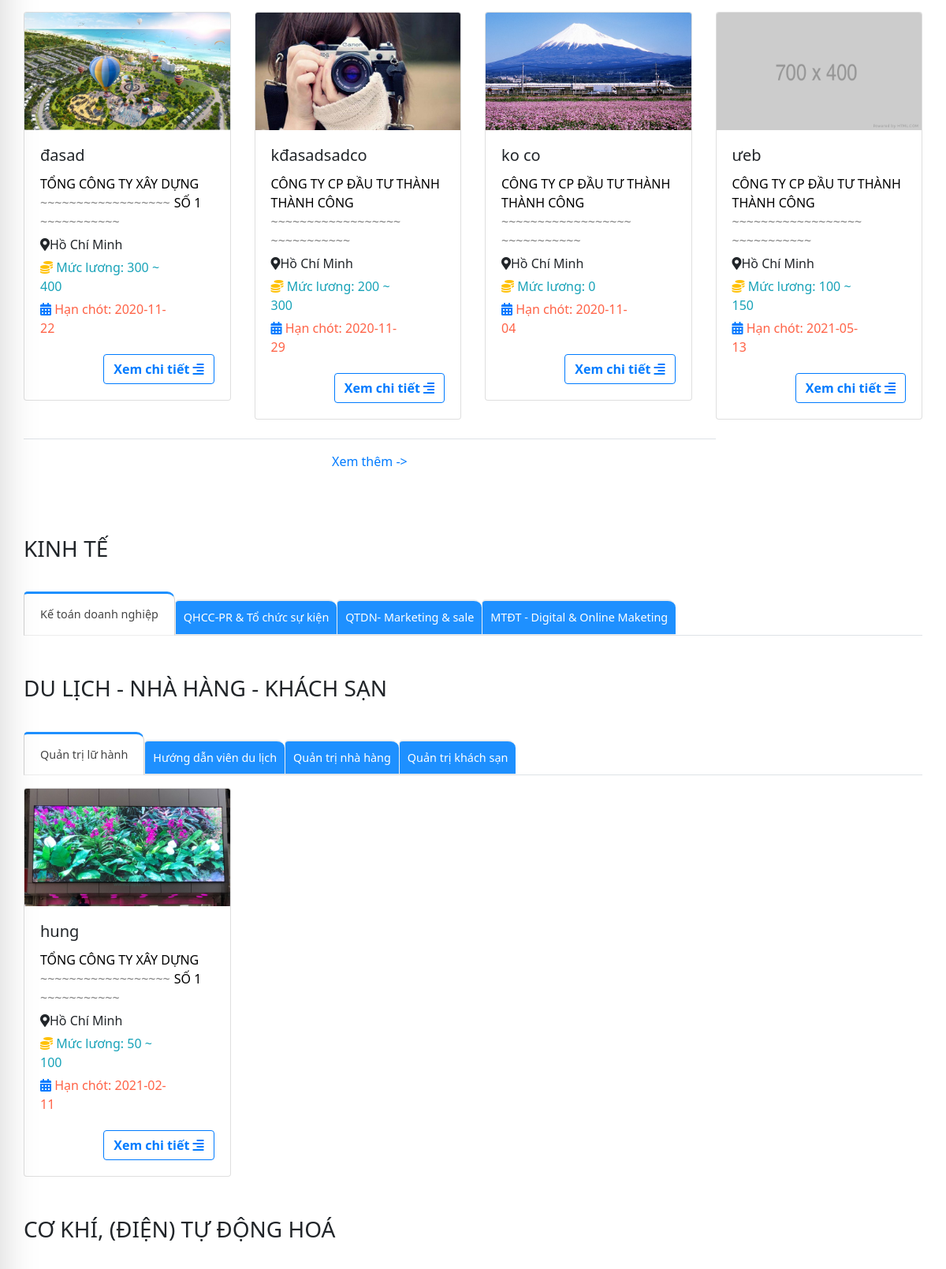
/site/index.php (middle part), run on an earlier commit of the app's database.
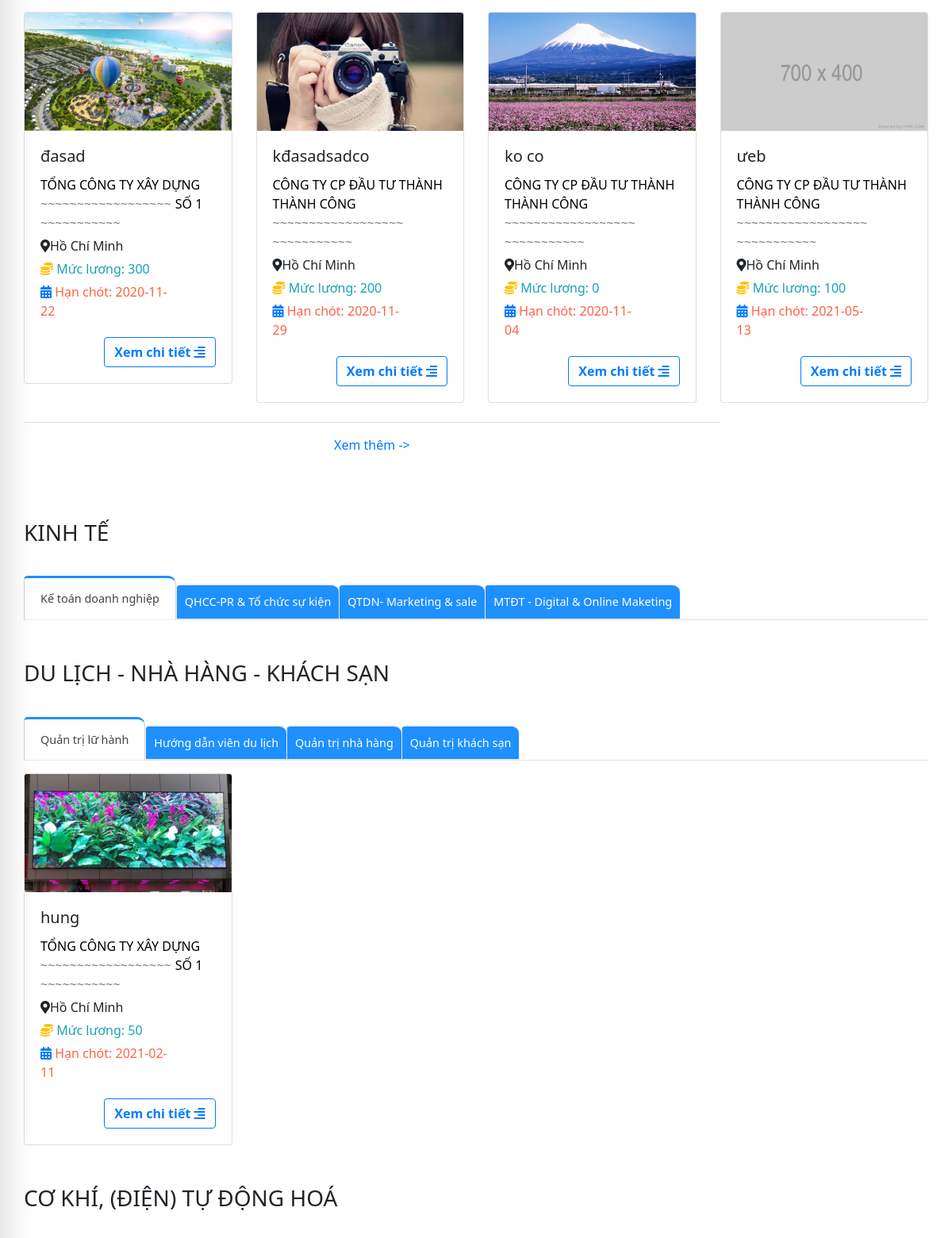
And on a later commit of the database.
### tables this page shows
CREATE TABLE `dang_tuyen` (
  `id_dt` int(11) NOT NULL,
  `anh` varchar(200) DEFAULT NULL,
  `tieu_de` varchar(100) NOT NULL,
  `noi_dung` varchar(1000) NOT NULL,
  `yeu_cau` varchar(1000) NOT NULL,
  `sl_sv_can` int(11) NOT NULL,
  `sl_sv_dk` int(11) NOT NULL,
  `thoi_gian` date DEFAULT NULL,
  `vi_tri` varchar(200) DEFAULT NULL,
  `luong` int(12) NOT NULL,
  `id_dn` int(11) NOT NULL,
  `id_nganh` int(11) NOT NULL,
  `trang_thai` tinyint(4) NOT NULL COMMENT '0 chua duyet 1 da duyet',
  `an_hien` tinyint(1) NOT NULL
);

CREATE TABLE `doanh_nghiep` (
  `id_dn` int(11) NOT NULL,
  `id_user` int(12) NOT NULL,
  `ten_dn` varchar(100) NOT NULL,
  `anh` varchar(200) DEFAULT NULL,
  `dia_chi` varchar(100) NOT NULL,
  `sdt` int(11) NOT NULL,
  `an_hien` tinyint(1) DEFAULT 1,
  `stt` int(3) NOT NULL
);

CREATE TABLE `nhom_nganh` (
  `id_nn` int(11) NOT NULL,
  `ten_nn` varchar(100) NOT NULL,
  `an_hien` tinyint(1) DEFAULT NULL
);

CREATE TABLE `nganh` (
  `id_nganh` int(11) NOT NULL,
  `ten_nganh` varchar(100) NOT NULL,
  `an_hien` tinyint(1) DEFAULT NULL,
  `id_nn` int(11) NOT NULL
);

### system/database.php (called while the page is built, shortened)
<?php
    function getConnection()  {
        try {
            $conn = new PDO("mysql:host=".HOST_DB.";dbname=".NAME_DB, USER_DB, PASS_DB);
            $conn->setAttribute(PDO::ATTR_ERRMODE, PDO::ERRMODE_EXCEPTION);
            return $conn;
            } catch(PDOException $e) {
            echo "Connection failed: " . $e->getMessage();
            }
        }
    function query($sql)   {
        $conn = getConnection();
        $result = $conn->query($sql);
        return $result;
        }
    function queryOne($sql) {
        $conn = getConnection();
        $result = $conn->query($sql);
        $row = $result->fetch(PDO::FETCH_ASSOC);
        return $row;
    }
?>

### site/model/home.php (called while the page is built, shortened)
<?php
require_once('../system/database.php');
function ds_nn(){
    $sql ="SELECT * FROM nhom_nganh";
   return query($sql);
}
function ds_nganh($id){
    $sql ="SELECT * FROM nganh where id_nn=$id";
   return query($sql);
}
function ds_dt($id){
    $sql ="SELECT * from dang_tuyen where id_nganh=$id order by id_dt desc";
    return query($sql);
}
function checkdoanhnghiepbyid($id){
    $sql="select * from doanh_nghiep where id_dn='$id'";
    return queryOne($sql);
}
?>

### site/view/home.php (the view, shortened to what this page needs)
<div id="home">
      <?php
      foreach($ds_nn as $ds_nn){ $ds_nganh=ds_nganh($ds_nn['id_nn']); ?>
      <div class=" row home-list-job">
          <div class="col-12">
              <h3 class="mb-5"><?=$ds_nn['ten_nn']?></h3>
              <ul class=" nav nav-tabs ">
                  <?php
                   $i=1;
                  foreach($ds_nganh as $ds_nganh){
                     $a=$ds_nganh['id_nganh'];
                  ?>
                  <li class="nav-item ">
                      <a class="nav-link <?php if($i==1) echo 'active';?>" data-toggle="tab" href="#menu<?=$a.$i?>"><?=$ds_nganh['ten_nganh']?></a>
                  </li>
                  <?php $i= $i + 1; } ?>
              </ul>
              <div class="tab-content">
                  <?php
                   $ds_nganh=ds_nganh($ds_nn['id_nn']);
                   $k=1;
                  foreach($ds_nganh as $ds_nganh){
                      $a=$ds_nganh['id_nganh'];
                      $ds_dt=ds_dt($ds_nganh['id_nganh']);
                      ?>
                  <div id="menu<?=$a.$k?>" class="tab-pane <?php if($k==1) echo 'active';?>">
                      <div class="row d-flex flex-wrap ">
                      <?php $dem=1; foreach($ds_dt as $ds_dt){ if($dem>4) break; ?>
                          <div class="col-lg-3 col-md-6 mt-3 float-left">
                              <div class="card">
                                  <img class="card-img-top " src="../uploads/<?=$ds_dt['anh']?>" onerror=this.src="../uploads/700x400.png" alt="Card image cap ">
                                  <div class="card-body small">
                                      <h5 class="card-title "><?=$ds_dt['tieu_de']?></h5>
                                      <a href="" class="card-text "><?php $thongtindn=checkdoanhnghiepbyid($ds_dt['id_dn']); echo $thongtindn['ten_dn']?></a>
                                      <p class="card-text text-gray ">~~~~~~~~~~~~~~~~~~~~~~~~~~~~~</p>
                                      <p class="card-text "><i class="fas fa-map-marker-alt    "></i><?=$ds_dt['vi_tri']?></p>
                                      <p class="card-text text-info  "><i class="fas fa-coins   text-warning    "></i> Mức lương: <?=$ds_dt['luong']?></p>
                                      <p class="card-text  text-tomato"><i class="fas fa-calendar-alt   text-primary "></i> Hạn chót: <?=$ds_dt['thoi_gian']?></p>
                                      <a href="# " class="btn btn-outline-primary font-weight-bold float-right mt-3">Xem chi tiết <i class="fas fa-align-right    "></i></a>
                                  </div>
                              </div>
                          </div>
                          <?php if($dem==4){?>
                       <div class=" col-12 mt-4">
                              <p class=" text-center border-top p-3"><a href="index.php?act=listjob&id_nganh=<?=$ds_nganh['id_nganh']?>" class=" text-primary">Xem thêm -></a></p>
                          </div>
                          <?php } ?>
                          <?php  $dem++;}?>
                      </div>
                      </div>
          <?php
        $k++;  } ?>
  </div></div>
      <?php } ?>

### site/index.php (shortened to what this page needs)
<?php
    $ctrl ='home';
    $pathFile = "controller/$ctrl.php";
    if(file_exists($pathFile) == true) require_once $pathFile;
    else echo "Controller $ctrl ko ton tai.!";
?>

### site/controller/home.php (shortened to what this page needs)
<?php
require_once "../system/database.php";
require_once('model/home.php');
  $act = "index";
  switch ($act) {
    case "index":
          $ds_nn=ds_nn();
          require_once "view/layout.php";
      break;
    }
?>

### site/view/layout.php (shortened to what this page needs)
<!DOCTYPE html>
<html lang="en">
<head>
    <link rel="stylesheet" href="https://pro.fontawesome.com/releases/v5.10.0/css/all.css" />
    <link rel="stylesheet" href="https://stackpath.bootstrapcdn.com/bootstrap/4.3.1/css/bootstrap.min.css">
    <link rel="stylesheet" href="view/css/style.css">
</head>
<body>
    <main id="main">
        <div class="container">
            <?php include $view; ?>
    </main>
</body>
</html>

### site/view/css/style.css (style rules this page uses)
body { padding-top: 70px; font-family: 'Segoe UI', Tahoma, Geneva, Verdana, sans-serif; font-size: 12pt; }
.container { max-width: 1366px; }
img { width: 100%; }
a { color: black; }
.text-tomato { color: tomato; }
.text-gray { color: gray !important; }
#main { min-height: 500px; }
.home-list-job { margin: 50px 0; }
#home .nav-tabs li a { padding: 10px 10px; border: 1px solid #ededed; border-top: 2px solid #ededed; border-right: 0px none; background-color: dodgerblue; color: #fff; border-radius: 5px 10px 0px 0; margin-right: 0px; font-weight: 500; transition: all 0.1s ease 0s; font-size: 0.9em; }
#home .nav-tabs li a.active, #home .nav-tabs li a.active:focus, #home .nav-tabs li a.active:hover { border-top: 3px solid dodgerblue; border-right: 1px solid #d3d3d3; border-left: 1px solid #d3d3d3; margin-top: -10px; color: #444; padding: 15px 20px; background: white; }
.card-body p { margin-bottom: 5px; }
p { font-size: 12pt; float: left; width: 77%; }
a { font-size: 12pt; font-weight: 500; }
.h-the-a1 li, a { text-decoration: none; list-style-type: none; }
.text-gray, footer a { color: lightgray; }

What changed in the data, as far as the page shows it:
changed dang_tuyen "đasad": luong "300 ~ 400" → "300"
changed dang_tuyen "kđasadsadco": luong "200 ~ 300" → "200"
changed dang_tuyen "ưeb": luong "100 ~ 150" → "100"
changed dang_tuyen "hung": luong "50 ~ 100" → "50"
